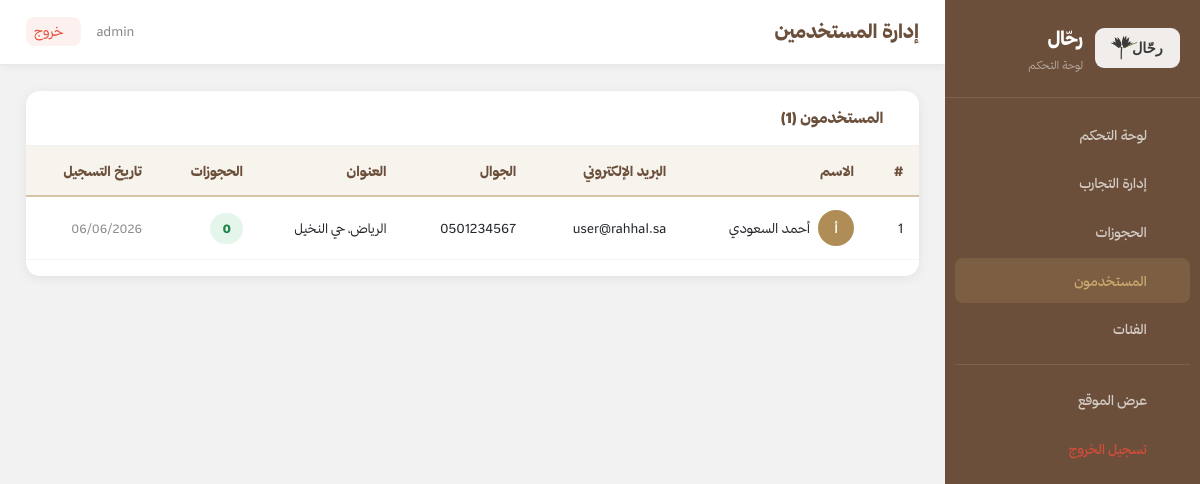
Page /admin/users.php (signed in) on the committed database.
### tables this page shows
CREATE TABLE users (
    user_id INT AUTO_INCREMENT PRIMARY KEY,
    first_name VARCHAR(100) NOT NULL,
    last_name VARCHAR(100) NOT NULL,
    email VARCHAR(255) NOT NULL UNIQUE,
    password VARCHAR(255) NOT NULL,
    address VARCHAR(500),
    mobile VARCHAR(20),
    created_at TIMESTAMP DEFAULT CURRENT_TIMESTAMP
);

### admin/users.php (the view, shortened to what this page needs)
<?php
require_once '../includes/connection.php';
$users=mysqli_fetch_all(mysqli_query($conn,"SELECT u.*,COUNT(b.booking_id) as bc FROM users u LEFT JOIN bookings b ON u.user_id=b.user_id GROUP BY u.user_id ORDER BY u.created_at DESC"),MYSQLI_ASSOC);
include 'includes/admin_header.php';
?>
<div class="table-card">
    <div class="table-card-head"><h5 class="fw-800 text-brown mb-0"><i class="fas fa-users ms-2 text-gold"></i>المستخدمون (<?php echo count($users); ?>)</h5></div>
    <div class="table-responsive">
        <table class="table table-rahhal">
            <thead><tr><th>#</th><th>الاسم</th><th>البريد الإلكتروني</th><th>الجوال</th><th>العنوان</th><th>الحجوزات</th><th>تاريخ التسجيل</th></tr></thead>
            <tbody>
                <?php foreach($users as $u): ?>
                <tr>
                    <td><?php echo $u['user_id']; ?></td>
                    <td><div class="d-flex align-items-center gap-2"><div style="width:36px;height:36px;background:var(--gold);color:#fff;border-radius:50%;display:flex;align-items:center;justify-content:center;font-weight:700;font-size:13px;flex-shrink:0;"><?php echo mb_substr($u['first_name'],0,1); ?></div><div class="fw-700"><?php echo htmlspecialchars($u['first_name'].' '.$u['last_name']); ?></div></div></td>
                    <td style="font-size:13px;"><?php echo htmlspecialchars($u['email']); ?></td>
                    <td style="font-size:13px;"><?php echo htmlspecialchars($u['mobile']??'—'); ?></td>
                    <td style="font-size:13px;max-width:120px;overflow:hidden;text-overflow:ellipsis;white-space:nowrap;"><?php echo htmlspecialchars($u['address']??'—'); ?></td>
                    <td><span class="badge-status badge-confirmed"><?php echo $u['bc']; ?></span></td>
                    <td style="font-size:12px;color:#888;"><?php echo date('d/m/Y',strtotime($u['created_at'])); ?></td>
                </tr>
                <?php endforeach; ?>
            </tbody>
        </table>
    </div>
</div>
<?php include 'includes/admin_footer.php'; ?>

### assets/css/style.css (style rules this page uses)
:root { --beige: #D8C3A5; --brown: #6B4F3A; --olive: #78866B; --cream: #F7F3ED; --text: #2F2F2F; --gold: #B08D57; --gold-lt: #C9A96E; --white: #FFFFFF; --bg: #F5F5F5; --border: rgba(216,195,165,.35); --sh-sm: 0 2px 12px rgba(0,0,0,.07); --sh-md: 0 8px 30px rgba(0,0,0,.10); --sh-lg: 0 20px 60px rgba(0,0,0,.14); --r: 14px; --r-sm: 8px; --ease: all .28s ease; --font: 'ThmanyahSans','Tajawal',sans-serif; --dark-brown: #6B4F3A; --dark-text: #2F2F2F; --gold-light: #C9A96E; --radius: 14px; --radius-sm: 8px; --shadow-sm: 0 2px 12px rgba(0,0,0,.07); --shadow-md: 0 8px 30px rgba(0,0,0,.10); --shadow-lg: 0 20px 60px rgba(0,0,0,.14); }
*, *::before, *::after { box-sizing:border-box; margin:0; padding:0; }
html { scroll-behavior:smooth; }
body { font-family: var(--font); direction: rtl; color: var(--text); background: var(--white); line-height: 1.75; font-size: 15px; -webkit-font-smoothing: antialiased; }
.table-card { background:var(--white); border-radius:var(--r); box-shadow:var(--sh-sm); overflow:hidden; }
.table-card-head { padding:18px 22px; border-bottom:1px solid #f0f0f0; display:flex; align-items:center; justify-content:space-between; }
.table-card-head h5 { font-size:15px; font-weight:800; color:var(--brown); margin:0; }
.text-gold { color:var(--gold) !important; }
.text-brown { color:var(--brown) !important; }
.fw-800 { font-weight:800 !important; }
.gap-2 { gap:.5rem; }
.table-rahhal { font-family:var(--font); font-size:13.5px; width:100%; border-collapse:collapse; }
.table-rahhal thead th { background:var(--cream); color:var(--brown); font-weight:800; padding:13px 16px; text-align:right; white-space:nowrap; border-bottom:2px solid var(--beige); }
.table-rahhal tbody td { padding:13px 16px; border-bottom:1px solid #f5f5f5; vertical-align:middle; }
.badge-confirmed { background:rgba(39,174,96,.1); color:#27ae60; padding:5px 12px; border-radius:20px; font-size:11.5px; font-weight:700; display:inline-block; }
:root { --gold-light: var(--gold-lt); }
:root { --dark-brown: var(--brown); --radius-sm: var(--r-sm); --shadow-sm: var(--sh-sm); }
.badge-status { border-radius: 999px; padding: 5px 12px; font-size: 12px; font-weight: 800; }
.badge-confirmed { background: rgba(39,174,96,.12); color: #1e8449; }

### admin/includes/admin_header.php (style rules this page uses)
body,* { font-family:'ThmanyahSans','Tajawal',sans-serif!important; }
body { background:#f4f4f4; }

### rows in the picture
users: user_id "1", first_name "أ", first_name+last_name "أحمد السعودي", email "user@rahhal.sa", mobile "0501234567", address "الرياض، حي النخيل", bc "0", created_at "06/06/2026"

### other values in the picture
$admin_title "إدارة المستخدمين"
$_SESSION['admin_username'] "admin"
count($users) "1"
